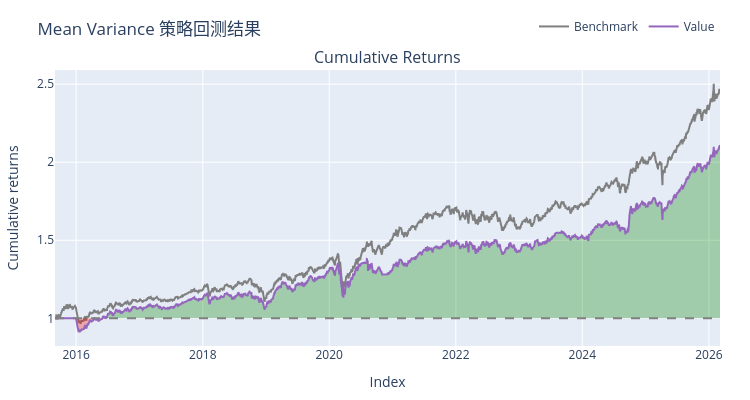

Notebook code for this chart:
### Markdown cell above
## 3. 均值方差策略回测

### Code cell
# 创建均值方差策略（最大化夏普比率）
mv_strategy = MeanVarianceStrategy(
    lookback=60,
    rebalance_freq='ME'
)

# 运行回测
mv_result = engine.run(mv_strategy, price_df)

# 可视化
mv_viz = BacktestVisualizer(mv_result)
mv_viz.print_metrics()
mv_viz.plot_summary()

### Figure 1 — Plotly figure (JSON) as saved in the notebook; plotly's stock layout.template omitted (floating-point values rounded to 4 significant figures; data arrays with more than 128 entries replaced by an {"elided": "..."} marker saying what was removed)
{"data": [{"legendgroup": "0", "line": {"color": "#7f7f7f"}, "name": "Benchmark", "showlegend": true, "type": "scatter", "uid": "d253270c-41f2-4631-be31-4ca2446b7436", "x": {"elided": "2550 str values"}, "xaxis": "x", "y": {"elided": "2550 float values"}, "yaxis": "y"}, {"hoverinfo": "skip", "legendgroup": "1", "line": {"color": "rgba(0, 0, 0, 0)", "width": 0}, "opacity": 0, "showlegend": false, "type": "scatter", "uid": "55d349ab-1a8d-4500-b7dc-21d75c91ae25", "x": {"elided": "2550 str values"}, "xaxis": "x", "y": {"elided": "2550 int values"}, "yaxis": "y"}, {"connectgaps": false, "fill": "tonexty", "fillcolor": "rgba(0, 128, 0, 0.3)", "hoverinfo": "skip", "legendgroup": "1", "line": {"color": "rgba(0, 0, 0, 0)", "width": 0}, "opacity": 0, "showlegend": false, "type": "scatter", "uid": "c52106ae-2bbc-4049-be16-5a490bc20f27", "x": {"elided": "2550 str values"}, "xaxis": "x", "y": {"elided": "2550 float values"}, "yaxis": "y"}, {"hoverinfo": "skip", "legendgroup": "1", "line": {"color": "rgba(0, 0, 0, 0)", "width": 0}, "opacity": 0, "showlegend": false, "type": "scatter", "uid": "293b1343-4ac5-4949-873f-b202f6998cf8", "x": {"elided": "2550 str values"}, "xaxis": "x", "y": {"elided": "2550 int values"}, "yaxis": "y"}, {"connectgaps": false, "fill": "tonexty", "fillcolor": "rgba(255, 0, 0, 0.3)", "hoverinfo": "skip", "legendgroup": "1", "line": {"color": "rgba(0, 0, 0, 0)", "width": 0}, "opacity": 0, "showlegend": false, "type": "scatter", "uid": "91b023fa-d6e4-45dc-8a2b-6d19339fd8a8", "x": {"elided": "2550 str values"}, "xaxis": "x", "y": {"elided": "2550 float values"}, "yaxis": "y"}, {"legendgroup": "2", "line": {"color": "#9467bd"}, "name": "Value", "showlegend": true, "type": "scatter", "uid": "ebf6ba84-5962-4a42-955b-f3dc1c7055b5", "x": {"elided": "2550 str values"}, "xaxis": "x", "y": {"elided": "2550 float values"}, "yaxis": "y"}, {"hoverinfo": "skip", "legendgroup": "1", "line": {"color": "rgba(0, 0, 0, 0)", "width": 0}, "opacity": 0, "showlegend": false, "type": "scatter", "uid": "29cbbf78-9f94-4ef9-afb5-20b3278a407e", "x": {"elided": "2550 str values"}, "xaxis": "x", "y": {"elided": "2550 int values"}, "yaxis": "y"}], "layout": {"annotations": [{"font": {"size": 16}, "showarrow": false, "text": "Cumulative Returns", "x": 0.5, "xanchor": "center", "xref": "paper", "y": 1, "yanchor": "bottom", "yref": "paper"}], "height": 400, "legend": {"orientation": "h", "traceorder": "normal", "x": 1, "xanchor": "right", "y": 1.105, "yanchor": "bottom"}, "margin": {"b": 30, "l": 30, "r": 30, "t": 30}, "shapes": [{"line": {"color": "gray", "dash": "dash"}, "type": "line", "x0": 0, "x1": 1, "xref": "paper", "y0": 1, "y1": 1, "yref": "y"}], "showlegend": true, "title": {"text": "Mean Variance 策略回测结果"}, "width": 750, "xaxis": {"anchor": "y", "domain": [0, 1], "title": {"text": "Index"}}, "yaxis": {"anchor": "x", "domain": [0, 1], "title": {"text": "Cumulative returns"}}}}
